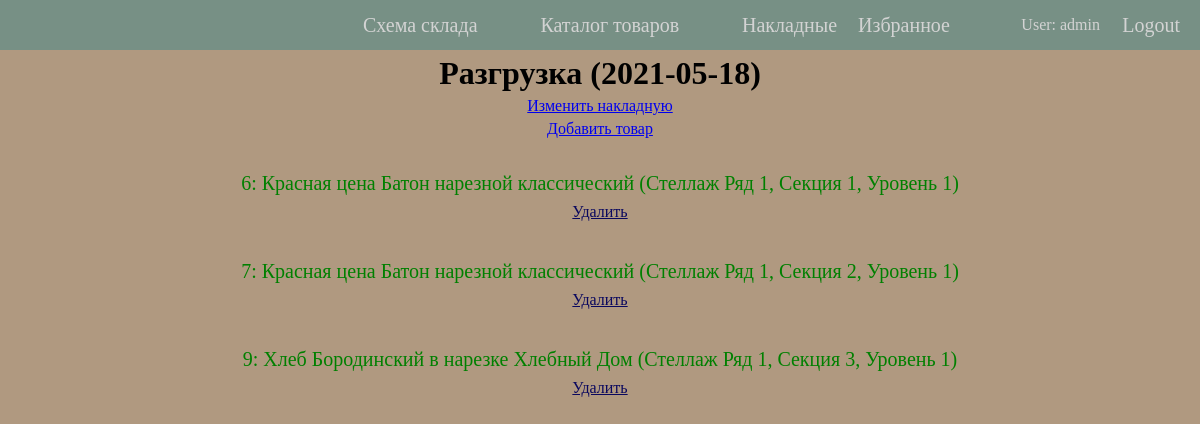
Before: /wms/bills/68674874867 (signed in) with the older database file.
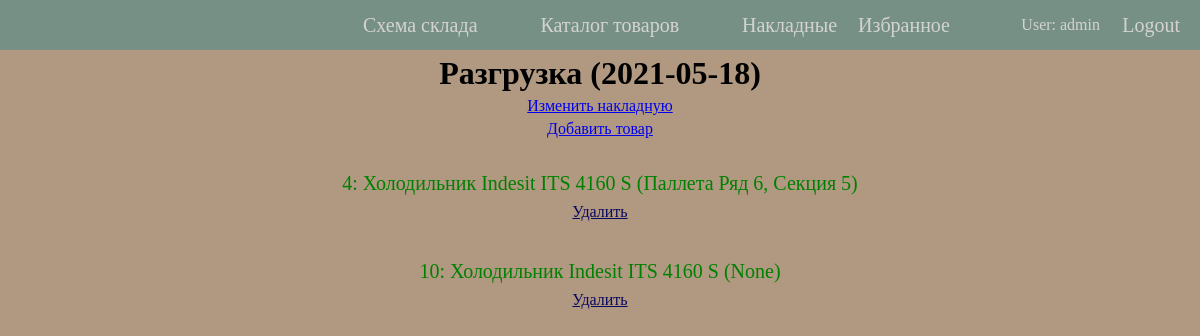
After: the same page with the newer database file.
### wms/models.py (models this page shows, shortened)
class GoodInstance(models.Model):
    goodinstance_id = models.AutoField(primary_key=True)
    good = models.ForeignKey(Good, on_delete=models.PROTECT)
    manufactured = models.DateField(null=True, blank=True, help_text="DD.MM.YYYY")
    best_before = models.DateField('Best before', null=True, blank=True, help_text="DD.MM.YYYY")
    bill = models.ManyToManyField('Bill', blank=True)
    place = models.ForeignKey('Place', on_delete=models.RESTRICT, blank=True, null=True)
    def __str__(self):
        return f"{self.goodinstance_id}: {self.good.article} ({self.place})"

class Good(models.Model):
    good_id = models.AutoField(primary_key=True)
    barcode = models.CharField(max_length=128, null=True, help_text="Product barcode")
    article = models.CharField(max_length=128, blank=True, help_text="Name of product", unique=True)
    description = models.TextField(max_length=1000, help_text="Description of product")
    manufacturer = models.CharField(max_length=128, blank=True, help_text="Manufacturer name (e.g. BOSCH, Samsung)")
    model = models.CharField('Model', max_length=128, blank=True, help_text="Model of the product")
    length = models.PositiveSmallIntegerField(help_text="Length of the product (in cm)", default=0)
    width = models.PositiveSmallIntegerField(help_text="Width of the product (in cm)", default=0)
    height = models.PositiveSmallIntegerField(help_text="Height of the product (in cm)", default=0, blank=True)
    weight = models.DecimalField(
        max_digits=8,
        decimal_places=3,
        help_text="Weight of a good (in kg)"
    )
    price = models.DecimalField(max_digits=10, decimal_places=2, help_text="Price of a good (in rubles)")
    fragile = models.BooleanField(default=False)
    favorites = models.ManyToManyField(User, blank=True)
    class Meta:
        ordering = ['article']

class Place(models.Model):
    place_id = models.AutoField(primary_key=True)
    cell = models.ForeignKey(Cell, on_delete=models.RESTRICT)
    level = models.PositiveSmallIntegerField(help_text="Level of the place", default=0)
    length = models.PositiveSmallIntegerField(help_text="Length of the place (in cm)")
    width = models.PositiveSmallIntegerField(help_text="Width of the place (in cm)")
    height = models.PositiveSmallIntegerField(help_text="Height of the place (in cm)", blank=True, default=0)
    max_weight = models.DecimalField(
        max_digits=7,
        decimal_places=2,
        help_text="Maximum available weight on the place (in kg)"
    )
    def __str__(self):
        if self.cell.row.storage == 'HRS':
            return f"{self.cell}, Уровень {self.level}"
        else:
            return f"{self.cell}"
    class Meta:
        ordering = ['level']

class Cell(models.Model):
    cell_id = models.AutoField(primary_key=True)
    row = models.ForeignKey(Row, on_delete=models.CASCADE)
    section = models.PositiveSmallIntegerField('Section', help_text="Vertical section number on a warehouse scheme")
    def __str__(self):
        return f'{self.row}, Секция {self.section}'
    class Meta:
        ordering = ['row', 'section']

class Row(models.Model):
    number = models.PositiveSmallIntegerField(help_text="Number of cell's row on a warehouse scheme", primary_key=True)
    STORAGE_TYPES = [
        ('HRS', 'Стеллаж'),
        ('PAL', 'Паллета'),
    ]
    storage = models.CharField(
        max_length=3,
        choices=STORAGE_TYPES,
        default='HRS',
        help_text='Type of storage (e.g. High Rack Storage, Pallet)'
    )
    def __str__(self):
        return f"{dict(self.STORAGE_TYPES)[self.storage]} Ряд {self.number}"
    class Meta:
        ordering = ['number']

### wms/views.py (the view, shortened to what this page needs)
# urls.py: path('bills/<int:pk>', views.BillDetailView.as_view(), name='bill-detail'),
class BillDetailView(PermissionRequiredMixin, generic.DetailView):
    model = Bill
    permission_required = 'wms.view_bill'

### wms/models.py (called while the page is built)
    def __str__(self):
        if self.date:
            return f"{dict(self.OPERATION_TYPES)[self.operation]} ({self.date})"
        return f"{dict(self.OPERATION_TYPES)[self.operation]}"

### wms/templates/wms/bill_detail.html (shortened to what this page needs)
{% extends "base_template.html" %}
{% block content %}
    <h1 class="info-title">{{ bill }}</h1>
    {% if perms.wms.change_bill %}
    <a class="info-title" href="{% url 'edit-bill' bill.pk %}">Изменить накладную</a>
    {% endif %}
    <a class="info-title" href="
{% if bill.operation == 'arr' %} {% url 'create-goodinstance' %}
{% else %}{% url 'add-good' bill.pk %}{% endif %}">
        Добавить товар</a>
{% if bill.goodinstance_set.all %}
    <ul class="info-list">
    {% for good_instance in bill.goodinstance_set.all %}
    <li class="in-stock">
        <a class="info-title" href="{% url 'goodinstance-detail' good_instance.pk %}">{{ good_instance }}</a>
    </li>
        <a class="remove-link" href="{% url 'remove-good' bill.pk good_instance.pk %}">Удалить</a>
    {% endfor %}
    </ul>
    {% else %}<p class="empty-text">В этой накладной нет товаров.</p>
{% endif %}
{% endblock %}

Changed rows visible on the page:
no longer on this page (row edited): GoodInstance: goodinstance_id+good+place "6: Красная цена Батон нарезной классический (Стеллаж Ряд 1, Секция 1, Уровень 1)"
no longer on this page (row unchanged): GoodInstance: goodinstance_id+good+place "7: Красная цена Батон нарезной классический (Стеллаж Ряд 1, Секция 2, Уровень 1)"
no longer on this page (row unchanged): GoodInstance: goodinstance_id+good+place "9: Хлеб Бородинский в нарезке Хлебный Дом (Стеллаж Ряд 1, Секция 3, Уровень 1)"
now on this page (row edited): GoodInstance: goodinstance_id+good+place "4: Холодильник Indesit ITS 4160 S (Паллета Ряд 6, Секция 5)"
now on this page (row edited): GoodInstance: goodinstance_id+good+place "10: Холодильник Indesit ITS 4160 S (None)"
